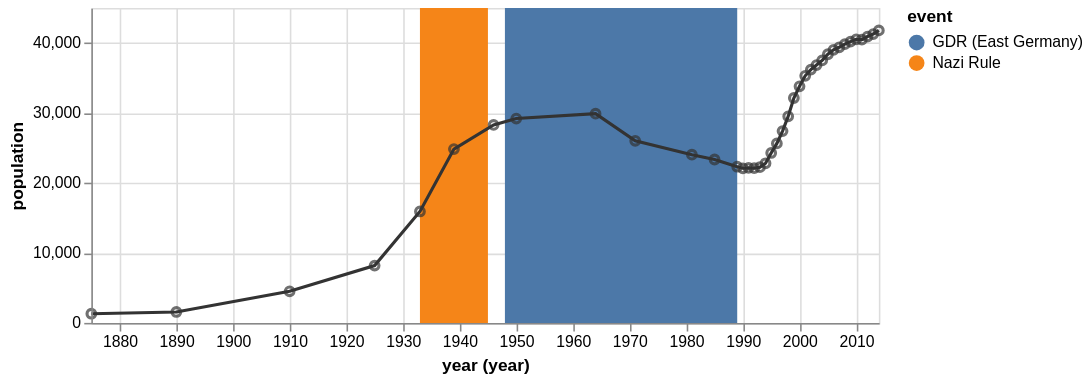

This figure's Vega-Lite source:
### Vega specification from a JSON file in a GitHub repository (floating-point values rounded to 4 significant figures)
{"$schema": "https://vega.github.io/schema/vega/v5.json", "description": "The population of the German city of Falkensee over time", "autosize": "pad", "padding": 5, "width": 500, "height": 200, "style": "cell", "data": [{"name": "source_0", "values": [{"year": "1875", "population": 1309}, {"year": "1890", "population": 1558}, {"year": "1910", "population": 4512}, {"year": "1925", "population": 8180}, {"year": "1933", "population": 15915}, {"year": "1939", "population": 24824}, {"year": "1946", "population": 28275}, {"year": "1950", "population": 29189}, {"year": "1964", "population": 29881}, {"year": "1971", "population": 26007}, {"year": "1981", "population": 24029}, {"year": "1985", "population": 23340}, {"year": "1989", "population": 22307}, {"year": "1990", "population": 22087}, {"year": "1991", "population": 22139}, {"year": "1992", "population": 22105}, {"year": "1993", "population": 22242}, {"year": "1994", "population": 22801}, {"year": "1995", "population": 24273}, {"year": "1996", "population": 25640}, {"year": "1997", "population": 27393}, {"year": "1998", "population": 29505}, {"year": "1999", "population": 32124}, {"year": "2000", "population": 33791}, {"year": "2001", "population": 35297}, {"year": "2002", "population": 36179}, {"year": "2003", "population": 36829}, {"year": "2004", "population": 37493}, {"year": "2005", "population": 38376}, {"year": "2006", "population": 39008}, {"year": "2007", "population": 39366}, {"year": "2008", "population": 39821}, {"year": "2009", "population": 40179}, {"year": "2010", "population": 40511}, {"year": "2011", "population": 40465}, {"year": "2012", "population": 40905}, {"year": "2013", "population": 41258}, {"year": "2014", "population": 41777}]}, {"name": "source_1", "values": [{"start": "1933", "end": "1945", "event": "Nazi Rule"}, {"start": "1948", "end": "1989", "event": "GDR (East Germany)"}]}, {"name": "data_0", "source": "source_0", "transform": [{"type": "formula", "expr": "timeParse(datum[\"year\"],'%Y')", "as": "year"}, {"type": "formula", "as": "year_year", "expr": "datetime(year(datum[\"year\"]), 0, 1, 0, 0, 0, 0)"}]}, {"name": "data_1", "source": "data_0", "transform": [{"type": "filter", "expr": "datum[\"year_year\"] !== null && !isNaN(datum[\"year_year\"]) && datum[\"population\"] !== null && !isNaN(datum[\"population\"])"}]}, {"name": "data_2", "source": "source_1", "transform": [{"type": "formula", "expr": "timeParse(datum[\"start\"],'%Y')", "as": "start"}, {"type": "formula", "expr": "timeParse(datum[\"end\"],'%Y')", "as": "end"}, {"type": "formula", "as": "year_start", "expr": "datetime(year(datum[\"start\"]), 0, 1, 0, 0, 0, 0)"}, {"type": "formula", "as": "year_end", "expr": "datetime(year(datum[\"end\"]), 0, 1, 0, 0, 0, 0)"}, {"type": "filter", "expr": "datum[\"year_start\"] !== null && !isNaN(datum[\"year_start\"])"}]}], "marks": [{"name": "layer_0_marks", "type": "rect", "style": ["rect"], "from": {"data": "data_2"}, "encode": {"update": {"fill": {"scale": "color", "field": "event"}, "x": {"scale": "x", "field": "year_start"}, "x2": {"scale": "x", "field": "year_end"}, "y": {"value": 0}, "y2": {"field": {"group": "height"}}}}}, {"name": "layer_1_marks", "type": "line", "style": ["line"], "sort": {"field": "datum[\"year_year\"]", "order": "descending"}, "from": {"data": "data_0"}, "encode": {"update": {"stroke": {"value": "#333"}, "x": {"scale": "x", "field": "year_year"}, "y": {"scale": "y", "field": "population"}, "defined": {"signal": "datum[\"year_year\"] !== null && !isNaN(datum[\"year_year\"]) && datum[\"population\"] !== null && !isNaN(datum[\"population\"])"}}}}, {"name": "layer_2_marks", "type": "symbol", "style": ["point"], "from": {"data": "data_1"}, "encode": {"update": {"opacity": {"value": 0.7}, "fill": {"value": "transparent"}, "stroke": {"value": "#333"}, "x": {"scale": "x", "field": "year_year"}, "y": {"scale": "y", "field": "population"}}}}], "scales": [{"name": "x", "type": "time", "domain": {"fields": [{"data": "data_2", "field": "year_start"}, {"data": "data_2", "field": "year_end"}, {"data": "data_0", "field": "year_year"}, {"data": "data_1", "field": "year_year"}]}, "range": [0, {"signal": "width"}]}, {"name": "color", "type": "ordinal", "domain": {"data": "data_2", "field": "event", "sort": true}, "range": "category"}, {"name": "y", "type": "linear", "domain": {"fields": [{"data": "data_0", "field": "population"}, {"data": "data_1", "field": "population"}]}, "range": [{"signal": "height"}, 0], "nice": true, "zero": true}], "axes": [{"scale": "x", "orient": "bottom", "grid": false, "title": "year (year)", "labelFlush": true, "labelOverlap": true, "tickCount": {"signal": "ceil(width/40)"}, "encode": {"labels": {"update": {"text": {"signal": "timeFormat(datum.value, '%Y')"}}}}, "zindex": 1}, {"scale": "x", "orient": "bottom", "gridScale": "y", "grid": true, "tickCount": {"signal": "ceil(width/40)"}, "domain": false, "labels": false, "maxExtent": 0, "minExtent": 0, "ticks": false, "zindex": 0}, {"scale": "y", "orient": "left", "grid": false, "title": "population", "labelOverlap": true, "tickCount": {"signal": "ceil(height/40)"}, "zindex": 1}, {"scale": "y", "orient": "left", "gridScale": "x", "grid": true, "tickCount": {"signal": "ceil(height/40)"}, "domain": false, "labels": false, "maxExtent": 0, "minExtent": 0, "ticks": false, "zindex": 0}], "legends": [{"fill": "color", "gradientLength": {"signal": "clamp(height, 64, 200)"}, "symbolType": "circle", "title": "event"}]}
